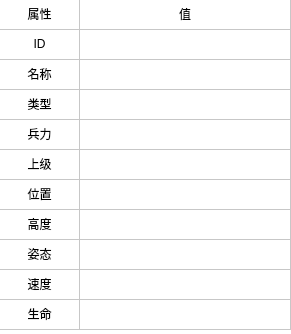
<?xml version="1.0" encoding="UTF-8"?>
<ui version="4.0">
 <class>ByyEntityInfoWidget</class>
 <widget class="QWidget" name="ByyEntityInfoWidget">
  <property name="geometry">
   <rect>
    <x>0</x>
    <y>0</y>
    <width>291</width>
    <height>334</height>
   </rect>
  </property>
  <property name="windowTitle">
   <string>ByyEntityInfoWidget</string>
  </property>
  <layout class="QVBoxLayout" name="verticalLayout">
   <property name="spacing">
    <number>0</number>
   </property>
   <property name="margin">
    <number>0</number>
   </property>
   <item>
    <widget class="QTableWidget" name="tableWidget">
     <property name="frameShape">
      <enum>QFrame::NoFrame</enum>
     </property>
     <property name="editTriggers">
      <set>QAbstractItemView::NoEditTriggers</set>
     </property>
     <property name="selectionMode">
      <enum>QAbstractItemView::SingleSelection</enum>
     </property>
     <property name="selectionBehavior">
      <enum>QAbstractItemView::SelectRows</enum>
     </property>
     <attribute name="horizontalHeaderVisible">
      <bool>false</bool>
     </attribute>
     <attribute name="horizontalHeaderDefaultSectionSize">
      <number>80</number>
     </attribute>
     <attribute name="horizontalHeaderStretchLastSection">
      <bool>true</bool>
     </attribute>
     <attribute name="verticalHeaderVisible">
      <bool>false</bool>
     </attribute>
     <row>
      <property name="text">
       <string>Head</string>
      </property>
     </row>
     <row>
      <property name="text">
       <string>ID</string>
      </property>
     </row>
     <row>
      <property name="text">
       <string>名称</string>
      </property>
     </row>
     <row>
      <property name="text">
       <string>类型</string>
      </property>
     </row>
     <row>
      <property name="text">
       <string>兵力</string>
      </property>
     </row>
     <row>
      <property name="text">
       <string>上级</string>
      </property>
     </row>
     <row>
      <property name="text">
       <string>位置</string>
      </property>
     </row>
     <row>
      <property name="text">
       <string>高度</string>
      </property>
     </row>
     <row>
      <property name="text">
       <string>姿态</string>
      </property>
     </row>
     <row>
      <property name="text">
       <string>速度</string>
      </property>
     </row>
     <row>
      <property name="text">
       <string>生命</string>
      </property>
     </row>
     <column>
      <property name="text">
       <string>Att</string>
      </property>
     </column>
     <column>
      <property name="text">
       <string>Val</string>
      </property>
     </column>
     <item row="0" column="0">
      <property name="text">
       <string>属性</string>
      </property>
      <property name="textAlignment">
       <set>AlignHCenter|AlignVCenter|AlignCenter</set>
      </property>
     </item>
     <item row="0" column="1">
      <property name="text">
       <string>值</string>
      </property>
      <property name="textAlignment">
       <set>AlignHCenter|AlignVCenter|AlignCenter</set>
      </property>
     </item>
     <item row="1" column="0">
      <property name="text">
       <string>ID</string>
      </property>
      <property name="textAlignment">
       <set>AlignHCenter|AlignVCenter|AlignCenter</set>
      </property>
      <property name="background">
       <brush brushstyle="NoBrush">
        <color alpha="255">
         <red>249</red>
         <green>249</green>
         <blue>249</blue>
        </color>
       </brush>
      </property>
     </item>
     <item row="1" column="1">
      <property name="text">
       <string/>
      </property>
      <property name="textAlignment">
       <set>AlignHCenter|AlignVCenter|AlignCenter</set>
      </property>
      <property name="background">
       <brush brushstyle="NoBrush">
        <color alpha="255">
         <red>249</red>
         <green>249</green>
         <blue>249</blue>
        </color>
       </brush>
      </property>
     </item>
     <item row="2" column="0">
      <property name="text">
       <string>名称</string>
      </property>
      <property name="textAlignment">
       <set>AlignHCenter|AlignVCenter|AlignCenter</set>
      </property>
     </item>
     <item row="2" column="1">
      <property name="text">
       <string/>
      </property>
      <property name="textAlignment">
       <set>AlignHCenter|AlignVCenter|AlignCenter</set>
      </property>
     </item>
     <item row="3" column="0">
      <property name="text">
       <string>类型</string>
      </property>
      <property name="textAlignment">
       <set>AlignHCenter|AlignVCenter|AlignCenter</set>
      </property>
      <property name="background">
       <brush brushstyle="NoBrush">
        <color alpha="255">
         <red>249</red>
         <green>249</green>
         <blue>249</blue>
        </color>
       </brush>
      </property>
     </item>
     <item row="3" column="1">
      <property name="text">
       <string/>
      </property>
      <property name="textAlignment">
       <set>AlignHCenter|AlignVCenter|AlignCenter</set>
      </property>
      <property name="background">
       <brush brushstyle="NoBrush">
        <color alpha="255">
         <red>249</red>
         <green>249</green>
         <blue>249</blue>
        </color>
       </brush>
      </property>
     </item>
     <item row="4" column="0">
      <property name="text">
       <string>兵力</string>
      </property>
      <property name="textAlignment">
       <set>AlignHCenter|AlignVCenter|AlignCenter</set>
      </property>
     </item>
     <item row="4" column="1">
      <property name="text">
       <string/>
      </property>
      <property name="textAlignment">
       <set>AlignHCenter|AlignVCenter|AlignCenter</set>
      </property>
     </item>
     <item row="5" column="0">
      <property name="text">
       <string>上级</string>
      </property>
      <property name="textAlignment">
       <set>AlignHCenter|AlignVCenter|AlignCenter</set>
      </property>
      <property name="background">
       <brush brushstyle="NoBrush">
        <color alpha="255">
         <red>249</red>
         <green>249</green>
         <blue>249</blue>
        </color>
       </brush>
      </property>
     </item>
     <item row="5" column="1">
      <property name="text">
       <string/>
      </property>
      <property name="textAlignment">
       <set>AlignHCenter|AlignVCenter|AlignCenter</set>
      </property>
      <property name="background">
       <brush brushstyle="NoBrush">
        <color alpha="255">
         <red>249</red>
         <green>249</green>
         <blue>249</blue>
        </color>
       </brush>
      </property>
     </item>
     <item row="6" column="0">
      <property name="text">
       <string>位置</string>
      </property>
      <property name="textAlignment">
       <set>AlignHCenter|AlignVCenter|AlignCenter</set>
      </property>
     </item>
     <item row="6" column="1">
      <property name="text">
       <string/>
      </property>
      <property name="textAlignment">
       <set>AlignHCenter|AlignVCenter|AlignCenter</set>
      </property>
     </item>
     <item row="7" column="0">
      <property name="text">
       <string>高度</string>
      </property>
      <property name="textAlignment">
       <set>AlignHCenter|AlignVCenter|AlignCenter</set>
      </property>
      <property name="background">
       <brush brushstyle="NoBrush">
        <color alpha="255">
         <red>249</red>
         <green>249</green>
         <blue>249</blue>
        </color>
       </brush>
      </property>
     </item>
     <item row="7" column="1">
      <property name="text">
       <string/>
      </property>
      <property name="textAlignment">
       <set>AlignHCenter|AlignVCenter|AlignCenter</set>
      </property>
      <property name="background">
       <brush brushstyle="NoBrush">
        <color alpha="255">
         <red>249</red>
         <green>249</green>
         <blue>249</blue>
        </color>
       </brush>
      </property>
     </item>
     <item row="8" column="0">
      <property name="text">
       <string>姿态</string>
      </property>
      <property name="textAlignment">
       <set>AlignHCenter|AlignVCenter|AlignCenter</set>
      </property>
      <property name="background">
       <brush brushstyle="NoBrush">
        <color alpha="255">
         <red>249</red>
         <green>249</green>
         <blue>249</blue>
        </color>
       </brush>
      </property>
     </item>
     <item row="8" column="1">
      <property name="text">
       <string/>
      </property>
      <property name="textAlignment">
       <set>AlignHCenter|AlignVCenter|AlignCenter</set>
      </property>
      <property name="background">
       <brush brushstyle="NoBrush">
        <color alpha="255">
         <red>0</red>
         <green>0</green>
         <blue>0</blue>
        </color>
       </brush>
      </property>
     </item>
     <item row="9" column="0">
      <property name="text">
       <string>速度</string>
      </property>
      <property name="textAlignment">
       <set>AlignHCenter|AlignVCenter|AlignCenter</set>
      </property>
      <property name="background">
       <brush brushstyle="NoBrush">
        <color alpha="255">
         <red>249</red>
         <green>249</green>
         <blue>249</blue>
        </color>
       </brush>
      </property>
     </item>
     <item row="9" column="1">
      <property name="text">
       <string/>
      </property>
      <property name="textAlignment">
       <set>AlignHCenter|AlignVCenter|AlignCenter</set>
      </property>
      <property name="background">
       <brush brushstyle="NoBrush">
        <color alpha="255">
         <red>249</red>
         <green>249</green>
         <blue>249</blue>
        </color>
       </brush>
      </property>
     </item>
     <item row="10" column="0">
      <property name="text">
       <string>生命</string>
      </property>
      <property name="textAlignment">
       <set>AlignHCenter|AlignVCenter|AlignCenter</set>
      </property>
     </item>
     <item row="10" column="1">
      <property name="text">
       <string/>
      </property>
      <property name="textAlignment">
       <set>AlignHCenter|AlignVCenter|AlignCenter</set>
      </property>
      <property name="background">
       <brush brushstyle="NoBrush">
        <color alpha="255">
         <red>0</red>
         <green>0</green>
         <blue>0</blue>
        </color>
       </brush>
      </property>
     </item>
    </widget>
   </item>
  </layout>
 </widget>
 <layoutdefault spacing="6" margin="11"/>
 <resources/>
 <connections/>
</ui>
